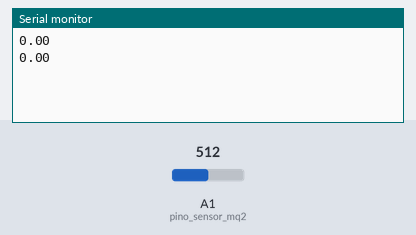
Bench run of a sketch on a simulated Arduino Uno, built with avr-gcc and run on an emulated ATmega328P. Shown: the last lines printed to the serial monitor. The test bench sets the inputs (shaded band); at power-on: A1 (pino_sensor_mq2) = 512.

Above: at 1.8 s.
1.9 s: A1 (pino_sensor_mq2) set to 860
At 2.8 s:
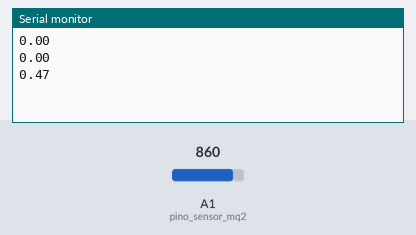
3.4 s: A1 (pino_sensor_mq2) set to 900
At 4.6 s:
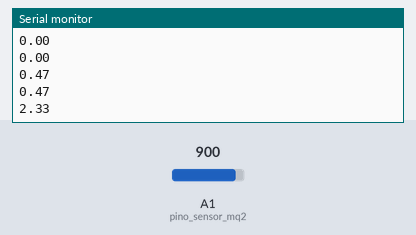
Timing chart, 0 to 6.4 s (numbered marks = the images above; inputs shaded):
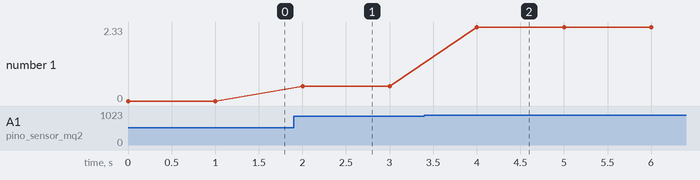

The sketch:

arduino.ino
```cpp
// Declaração das variáveis de controle do sensor e limites;
const int pino_sensor_mq2 = A1;
const int valor_minimo = 850;
const int valor_maximo = 3000;

// Configuração inicial do Arduino;
void setup() {
  Serial.begin(9600);
}

// Execução principal do código;
void loop() {
  // Leitura do valor analógico do sensor MQ2;
  int valorSensor = analogRead(pino_sensor_mq2);

  // Cálculo da porcentagem com base na leitura do sensor e nos valores mínimo e máximo;
  float porcentagem = ((float)(valorSensor - valor_minimo) / (valor_maximo - valor_minimo)) * 100;

  // Garante que o valor da porcentagem esteja no intervalo de 0 a 100%
  if (porcentagem < 0) {
    porcentagem = 0;
  } else if (porcentagem > 100) {
    porcentagem = 100;
  }

  // Exibe no monitor serial o valor da porcentagem calculada;
  Serial.println(porcentagem);

  // Aguarda 1 segundo antes de repetir a leitura
  delay(1000);
}
```

Measured:
- after the input at 1.9 s, the serial monitor: prints a new line after 0.10 s (image 1)
- after the input at 3.4 s, the serial monitor: prints a new line after 0.60 s (image 2)
- plotted number 1: 0 → 0.47 after the input at 1.9 s, 0.47 → 2.33 after the input at 3.4 s
